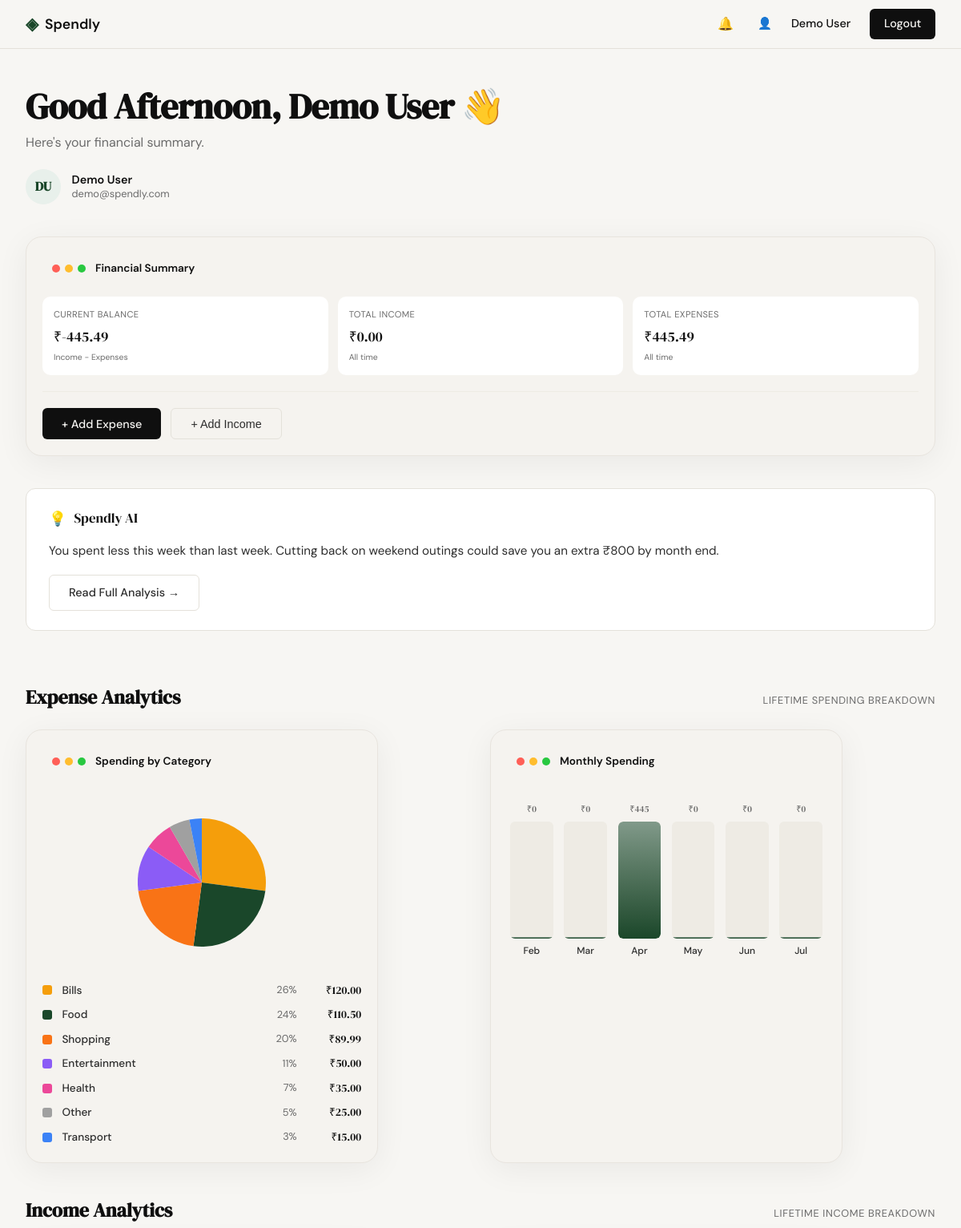
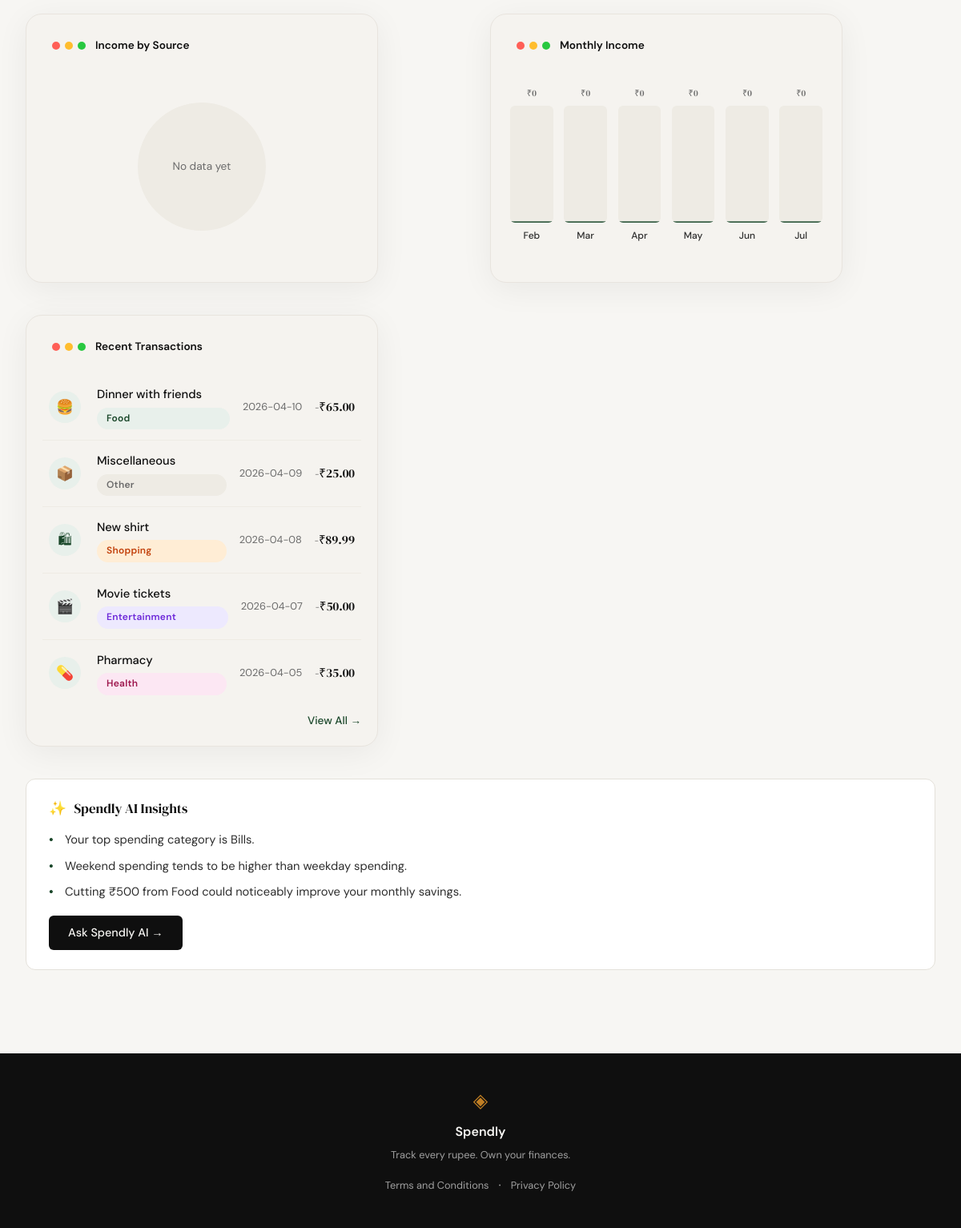
The app's page /dashboard (signed in) with its own data (2 pictures, top to bottom).
### tables this page shows
CREATE TABLE users (
            id INTEGER PRIMARY KEY AUTOINCREMENT,
            name TEXT NOT NULL,
            email TEXT UNIQUE NOT NULL,
            password_hash TEXT NOT NULL,
            created_at TEXT DEFAULT (datetime('now'))
        );

CREATE TABLE expenses (
            id INTEGER PRIMARY KEY AUTOINCREMENT,
            user_id INTEGER NOT NULL,
            amount REAL NOT NULL,
            category TEXT NOT NULL,
            date TEXT NOT NULL,
            description TEXT,
            created_at TEXT DEFAULT (datetime('now')),
            FOREIGN KEY (user_id) REFERENCES users(id)
        );

### app.py (the view)
@app.route("/dashboard")
def dashboard():
    if not session.get("user_id"):
        flash("Please log in to access this page", "error")
        return redirect(url_for("login"))
    user_id = session["user_id"]
    user = get_user_by_id(user_id)
    name_parts = [p for p in (user["name"] or "").split() if p]
    if len(name_parts) >= 2:
        initials = (name_parts[0][0] + name_parts[-1][0]).upper()
    elif name_parts:
        initials = name_parts[0][:2].upper()
    else:
        initials = "??"
    summary = get_expense_summary(user_id)
    income_summary = get_income_summary(user_id)
    total_income = income_summary["total_income"] or 0.00
    total_expenses = summary["total_spent"] or 0.00
    balance = total_income - total_expenses
    recent = []
    for tx in get_all_user_transactions(user_id)[:5]:
        sign = "+" if tx["type"] == "income" else "-"
        recent.append({
            "name": tx["description"] or tx["category"],
            "category": tx["category"],
            "category_class": tx["category"].lower(),
            "date": tx["date"][:10] if tx["date"] else "",
            "amount": f"{sign}₹{tx['amount']:.2f}",
            "type": tx["type"],
        })
    breakdown = get_category_breakdown(user_id)
    pie_slices = build_pie_slices(breakdown)
    monthly = get_monthly_spending(user_id, months=6)
    max_amount = max((m["amount"] for m in monthly), default=0) or 1
    for entry in monthly:
        entry["height_pct"] = int(round((entry["amount"] / max_amount) * 100))
    income_breakdown = get_income_category_breakdown(user_id)
    income_pie_slices = build_pie_slices(income_breakdown)
    monthly_income = get_monthly_income(user_id, months=6)
    max_amount_inc = max((m["amount"] for m in monthly_income), default=0) or 1
    for entry in monthly_income:
        entry["height_pct"] = int(round((entry["amount"] / max_amount_inc) * 100))
    top_category = summary.get("top_category") or "—"
    ai_insights = [
        f"Your top spending category is {top_category}.",
        "Weekend spending tends to be higher than weekday spending.",
        "Cutting ₹500 from Food could noticeably improve your monthly savings.",
    ]
    return render_template(
        "dashboard.html",
        user=user,
        initials=initials,
        balance=balance,
        total_income=total_income,
        total_expenses=total_expenses,
        recent=recent,
        pie_slices=pie_slices,
        monthly=monthly,
        income_pie_slices=income_pie_slices,
        monthly_income=monthly_income,
        ai_insights=ai_insights,
        categories=get_user_categories(user_id),
        today=datetime.now().strftime("%Y-%m-%d"),
    )

### templates/dashboard.html (shortened to what this page needs)
{% extends "base.html" %}
{% block head %}
<link rel="stylesheet" href="{{ url_for('static', filename='css/dashboard.css') }}">
{% endblock %}
{% block navbar %}
<nav class="navbar">
    <div class="nav-inner">
        <a href="{{ url_for('landing') }}" class="nav-brand">
            <span class="brand-icon">◈</span>
            <span class="brand-name">Spendly</span>
        </a>
        <div class="nav-links">
            {% if logged_in %}
                <a href="#" class="nav-link dashboard-bell" title="Notifications" aria-label="Notifications">🔔</a>
                <a href="{{ url_for('profile') }}" class="nav-link" title="View profile">👤</a>
                <span class="nav-greeting">{{ current_user.name }}</span>
                <a href="{{ url_for('logout') }}" class="nav-cta">Logout</a>
            {% else %}
                <a href="{{ url_for('login') }}">Sign in</a>
                <a href="{{ url_for('register') }}" class="nav-cta">Get started</a>
            {% endif %}
        </div>
    </div>
</nav>
{% endblock %}
{% block content %}
<div class="dashboard-container">
    <section class="dashboard-greeting">
        <h1 class="dashboard-greeting-title">{{ greeting }}, {{ user.name }} 👋</h1>
        <p class="dashboard-greeting-sub">Here's your financial summary.</p>
        <div class="dashboard-greeting-user">
            <div class="profile-avatar profile-avatar--sm">
                <span class="profile-avatar-initials">{{ initials }}</span>
            </div>
            <div class="dashboard-greeting-meta">
                <span class="dashboard-greeting-name">{{ user.name }}</span>
                <span class="dashboard-greeting-email">{{ user.email }}</span>
            </div>
        </div>
    </section>
    <section class="dashboard-section">
        <div class="mock-card dashboard-hero">
            <div class="mock-card-header">
                <span class="mock-dots">
                    <span class="mock-dot"></span>
                    <span class="mock-dot"></span>
                    <span class="mock-dot"></span>
                </span>
                <span class="mock-title">Financial Summary</span>
            </div>
            <div class="mock-stats">
                <div class="mock-stat">
                    <span class="mock-stat-label">Current Balance</span>
                    <span class="mock-stat-value">₹{{ "{:,.2f}".format(balance) }}</span>
                    <span class="mock-stat-change">Income − Expenses</span>
                </div>
                <div class="mock-stat">
                    <span class="mock-stat-label">Total Income</span>
                    <span class="mock-stat-value">₹{{ "{:,.2f}".format(total_income) }}</span>
                    <span class="mock-stat-change">All time</span>
                </div>
                <div class="mock-stat">
                    <span class="mock-stat-label">Total Expenses</span>
                    <span class="mock-stat-value">₹{{ "{:,.2f}".format(total_expenses) }}</span>
                    <span class="mock-stat-change">All time</span>
                </div>
            </div>
            <div class="dashboard-hero-actions">
                <button type="button" class="btn-primary" data-open-modal="add-expense-modal">+ Add Expense</button>
                <button type="button" class="btn-ghost" data-open-modal="add-income-modal">+ Add Income</button>
            </div>
        </div>
    </section>
    <section class="dashboard-section">
        <div class="auth-card dashboard-ai-card dashboard-ai-preview">
            <div class="dashboard-ai-head">
                <span class="dashboard-ai-icon">💡</span>
                <span class="dashboard-ai-title">Spendly AI</span>
            </div>
            <p class="dashboard-ai-body">
                You spent less this week than last week. Cutting back on weekend
                outings could save you an extra ₹800 by month end.
            </p>
            <a href="#" class="btn-ghost dashboard-ai-cta" title="Coming soon">Read Full Analysis →</a>
        </div>
    </section>
    <section class="dashboard-section">
        <div class="dashboard-section-head">
            <h2 class="dashboard-section-title">Expense Analytics</h2>
            <span class="dashboard-section-sub">Lifetime spending breakdown</span>
        </div>
        <div class="dashboard-charts-grid">
            <div class="mock-card">
                <div class="mock-card-header">
                    <span class="mock-dots">
                        <span class="mock-dot"></span>
                        <span class="mock-dot"></span>
                        <span class="mock-dot"></span>
                    </span>
                    <span class="mock-title">Spending by Category</span>
                </div>
                <div class="dashboard-pie-wrap">
                    {% if pie_slices %}
                    <svg class="dashboard-pie" viewBox="0 0 200 200" role="img" aria-label="Spending by category">
                        {% for slice in pie_slices %}
                        <path d="{{ slice.path_d }}" class="{{ slice.css_class }}">
                            <title>{{ slice.label }} — {{ slice.percentage }}%</title>
                        </path>
                        {% endfor %}
                    </svg>
                    {% endif %}
                </div>
                <ul class="dashboard-pie-legend">
                    {% for slice in pie_slices %}
                    <li class="dashboard-pie-legend-item">
                        <span class="dashboard-pie-swatch {{ slice.css_class }}"></span>
                        <span class="dashboard-pie-label">{{ slice.label }}</span>
                        <span class="dashboard-pie-pct">{{ slice.percentage }}%</span>
                        <span class="dashboard-pie-amount">₹{{ "{:,.2f}".format(slice.amount) }}</span>
                    </li>
                    {% endfor %}
                </ul>
            </div>
            <div class="mock-card">
                <div class="mock-card-header">
                    <span class="mock-dots">
                        <span class="mock-dot"></span>
                        <span class="mock-dot"></span>
                        <span class="mock-dot"></span>
                    </span>
                    <span class="mock-title">Monthly Spending</span>
                </div>
                <div class="dashboard-bars">
                    {% for entry in monthly %}
                    <div class="dashboard-bar-col">
                        <span class="dashboard-bar-amount">₹{{ "{:,.0f}".format(entry.amount) }}</span>
                        <div class="dashboard-bar-track">
                            <div class="dashboard-bar" style="height: {{ entry.height_pct }}%"></div>
                        </div>
                        <span class="dashboard-bar-label">{{ entry.label }}</span>
                    </div>
                    {% endfor %}
                </div>
            </div>
        </div>
    </section>
    <section class="dashboard-section">
        <div class="dashboard-section-head">
            <h2 class="dashboard-section-title">Income Analytics</h2>
            <span class="dashboard-section-sub">Lifetime income breakdown</span>
        </div>
        <div class="dashboard-charts-grid">
            <div class="mock-card">
                <div class="mock-card-header">
                    <span class="mock-dots">
                        <span class="mock-dot"></span>
                        <span class="mock-dot"></span>
                        <span class="mock-dot"></span>
                    </span>
                    <span class="mock-title">Income by Source</span>
                </div>
                <div class="dashboard-pie-wrap">
                    {% if income_pie_slices %}
                    <svg class="dashboard-pie" viewBox="0 0 200 200" role="img" aria-label="Income by source">
                        {% for slice in income_pie_slices %}
                        <path d="{{ slice.path_d }}" class="{{ slice.css_class }}">
                            <title>{{ slice.label }} — {{ slice.percentage }}%</title>
                        </path>
                        {% endfor %}
                    </svg>
                    {% else %}
                    <div class="dashboard-pie-empty">
                        <svg class="dashboard-pie" viewBox="0 0 200 200" aria-hidden="true">
                            <circle cx="100" cy="100" r="80" class="pie-slice-empty" />
                        </svg>
                        <span class="dashboard-pie-empty-label">No data yet</span>
                    </div>
                    {% endif %}
                </div>
            </div>
            <div class="mock-card">
                <div class="mock-card-header">
                    <span class="mock-dots">
                        <span class="mock-dot"></span>
                        <span class="mock-dot"></span>
                        <span class="mock-dot"></span>
                    </span>
                    <span class="mock-title">Monthly Income</span>
                </div>
                <div class="dashboard-bars">
                    {% for entry in monthly_income %}
                    <div class="dashboard-bar-col">
                        <span class="dashboard-bar-amount">₹{{ "{:,.0f}".format(entry.amount) }}</span>
                        <div class="dashboard-bar-track">
                            <div class="dashboard-bar" style="height: {{ entry.height_pct }}%"></div>
                        </div>
                        <span class="dashboard-bar-label">{{ entry.label }}</span>
                    </div>
                    {% endfor %}
                </div>
            </div>
        </div>
    </section>
    <section class="dashboard-section">
        <div class="mock-card">
            <div class="mock-card-header">
                <span class="mock-dots">
                    <span class="mock-dot"></span>
                    <span class="mock-dot"></span>
                    <span class="mock-dot"></span>
                </span>
                <span class="mock-title">Recent Transactions</span>
            </div>
            {% if recent %}
            <ul class="dashboard-tx-list">
                {% for tx in recent %}
                <li class="dashboard-tx-row">
                    <span class="dashboard-tx-icon" aria-hidden="true">{{ category_icon(tx.category) }}</span>
                    <div class="dashboard-tx-meta">
                        <span class="dashboard-tx-name">{{ tx.name }}</span>
                        <span class="category-badge category-badge--{{ tx.category_class }}">{{ tx.category }}</span>
                    </div>
                    <span class="dashboard-tx-date">{{ tx.date }}</span>
                    <span class="dashboard-tx-amount">{{ tx.amount }}</span>
                </li>
                {% endfor %}
            </ul>
            {% else %}
            <p class="empty-state">No transactions yet. Start tracking your expenses!</p>
            {% endif %}
            <div class="dashboard-tx-foot">
                <a href="{{ url_for('transactions') }}" class="dashboard-tx-viewall">View All →</a>
            </div>
        </div>
    </section>
    <section class="dashboard-section">
        <div class="auth-card dashboard-ai-card dashboard-ai-insights">
            <div class="dashboard-ai-head">
                <span class="dashboard-ai-icon">✨</span>
                <span class="dashboard-ai-title">Spendly AI Insights</span>
            </div>
            <ul class="dashboard-ai-list">
                {% for insight in ai_insights %}
                <li class="dashboard-ai-item">{{ insight }}</li>
                {% endfor %}
            </ul>
            <a href="#" class="btn-primary dashboard-ai-cta" title="Coming soon">Ask Spendly AI →</a>
        </div>
    </section>
</div>
{% endblock %}

### records on screen
users: name "Demo User", email "demo@spendly.com"
expenses: label "Bills", percentage "26", amount "120.00"
expenses: label "Shopping", percentage "20", amount "89.99", category "🛍", name "New shirt", category "Shopping", date "2026-04-08", amount "-₹89.99"
expenses: label "Entertainment", percentage "11", amount "50.00", category "🎬", name "Movie tickets", category "Entertainment", date "2026-04-07", amount "-₹50.00"
expenses: label "Health", percentage "7", amount "35.00", category "💊", name "Pharmacy", category "Health", date "2026-04-05", amount "-₹35.00"
expenses: label "Other", percentage "5", amount "25.00", category "📦", name "Miscellaneous", category "Other", date "2026-04-09", amount "-₹25.00"
expenses: label "Transport", percentage "3", amount "15.00"
expenses: category "🍔", name "Dinner with friends", category "Food", date "2026-04-10", amount "-₹65.00"

### other values on screen
{{ greeting }} "Good Afternoon"
{{ initials }} "DU"
{{ "{:,.2f}".format(balance) }} "-445.49"
{{ "{:,.2f}".format(total_income) }} "0.00"
{{ "{:,.2f}".format(total_expenses) }} "445.49"
{{ slice.label }} "Food"
{{ slice.percentage }} "24"
{{ "{:,.2f}".format(slice.amount) }} "110.50"
{{ "{:,.0f}".format(entry.amount) }} "0" "0" "445" "0" "0" "0"
{{ entry.label }} "Feb" "Mar" "Apr" "May" "Jun" "Jul"
{{ "{:,.0f}".format(entry.amount) }} "0" "0" "0" "0" "0" "0"
{{ insight }} "Your top spending category is Bills." "Weekend spending tends to be higher than weekday spending." "Cutting ₹500 from Food could noticeably improve your monthly savings."
